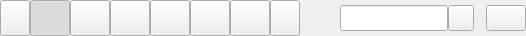
                <widget class="QWidget" name="_Control" native="true">
                    <property name="minimumSize">
                        <size>
                            <width>0</width>
                            <height>36</height>
                        </size>
                    </property>
                    <property name="maximumSize">
                        <size>
                            <width>16777215</width>
                            <height>36</height>
                        </size>
                    </property>
                    <property name="styleSheet">
                        <string notr="true"/>
                    </property>
                    <layout class="QHBoxLayout" name="_ControlLayout">
                        <property name="spacing">
                            <number>0</number>
                        </property>
                        <property name="leftMargin">
                            <number>0</number>
                        </property>
                        <property name="topMargin">
                            <number>0</number>
                        </property>
                        <property name="rightMargin">
                            <number>0</number>
                        </property>
                        <property name="bottomMargin">
                            <number>0</number>
                        </property>
                        <item>
                            <widget class="QWidget" name="_TabPanel" native="true">
                                <property name="sizePolicy">
                                    <sizepolicy hsizetype="Preferred" vsizetype="Preferred">
                                        <horstretch>0</horstretch>
                                        <verstretch>0</verstretch>
                                    </sizepolicy>
                                </property>
                                <property name="styleSheet">
                                    <string notr="true"/>
                                </property>
                                <layout class="QHBoxLayout" name="_TabPanelLayout">
                                    <property name="spacing">
                                        <number>0</number>
                                    </property>
                                    <property name="leftMargin">
                                        <number>0</number>
                                    </property>
                                    <property name="topMargin">
                                        <number>0</number>
                                    </property>
                                    <property name="rightMargin">
                                        <number>0</number>
                                    </property>
                                    <property name="bottomMargin">
                                        <number>0</number>
                                    </property>
                                    <item>
                                        <widget class="QPushButton" name="_TabPrev">
                                            <property name="sizePolicy">
                                                <sizepolicy hsizetype="Minimum" vsizetype="Preferred">
                                                    <horstretch>0</horstretch>
                                                    <verstretch>0</verstretch>
                                                </sizepolicy>
                                            </property>
                                            <property name="minimumSize">
                                                <size>
                                                    <width>30</width>
                                                    <height>0</height>
                                                </size>
                                            </property>
                                            <property name="maximumSize">
                                                <size>
                                                    <width>30</width>
                                                    <height>16777215</height>
                                                </size>
                                            </property>
                                            <property name="styleSheet">
                                                <string notr="true"/>
                                            </property>
                                            <property name="text">
                                                <string/>
                                            </property>
                                        </widget>
                                    </item>
                                    <item>
                                        <widget class="QPushButton" name="_TabAll">
                                            <property name="sizePolicy">
                                                <sizepolicy hsizetype="Minimum" vsizetype="Preferred">
                                                    <horstretch>0</horstretch>
                                                    <verstretch>0</verstretch>
                                                </sizepolicy>
                                            </property>
                                            <property name="styleSheet">
                                                <string notr="true"/>
                                            </property>
                                            <property name="text">
                                                <string/>
                                            </property>
                                            <property name="checkable">
                                                <bool>true</bool>
                                            </property>
                                            <property name="checked">
                                                <bool>true</bool>
                                            </property>
                                        </widget>
                                    </item>
                                    <item>
                                        <widget class="QPushButton" name="_TabCancelled">
                                            <property name="sizePolicy">
                                                <sizepolicy hsizetype="Minimum" vsizetype="Preferred">
                                                    <horstretch>0</horstretch>
                                                    <verstretch>0</verstretch>
                                                </sizepolicy>
                                            </property>
                                            <property name="text">
                                                <string/>
                                            </property>
                                            <property name="checkable">
                                                <bool>true</bool>
                                            </property>
                                        </widget>
                                    </item>
                                    <item>
                                        <widget class="QPushButton" name="_TabSharing">
                                            <property name="sizePolicy">
                                                <sizepolicy hsizetype="Minimum" vsizetype="Preferred">
                                                    <horstretch>0</horstretch>
                                                    <verstretch>0</verstretch>
                                                </sizepolicy>
                                            </property>
                                            <property name="styleSheet">
                                                <string notr="true"/>
                                            </property>
                                            <property name="text">
                                                <string/>
                                            </property>
                                            <property name="checkable">
                                                <bool>true</bool>
                                            </property>
                                        </widget>
                                    </item>
                                    <item>
                                        <widget class="QPushButton" name="_TabExpired">
                                            <property name="sizePolicy">
                                                <sizepolicy hsizetype="Minimum" vsizetype="Preferred">
                                                    <horstretch>0</horstretch>
                                                    <verstretch>0</verstretch>
                                                </sizepolicy>
                                            </property>
                                            <property name="styleSheet">
                                                <string notr="true"/>
                                            </property>
                                            <property name="text">
                                                <string/>
                                            </property>
                                            <property name="checkable">
                                                <bool>true</bool>
                                            </property>
                                        </widget>
                                    </item>
                                    <item>
                                        <widget class="QPushButton" name="_TabNeverExpire">
                                            <property name="sizePolicy">
                                                <sizepolicy hsizetype="Minimum" vsizetype="Preferred">
                                                    <horstretch>0</horstretch>
                                                    <verstretch>0</verstretch>
                                                </sizepolicy>
                                            </property>
                                            <property name="styleSheet">
                                                <string notr="true"/>
                                            </property>
                                            <property name="text">
                                                <string/>
                                            </property>
                                            <property name="checkable">
                                                <bool>true</bool>
                                            </property>
                                        </widget>
                                    </item>
                                    <item>
                                        <widget class="QPushButton" name="_TabRapid">
                                            <property name="sizePolicy">
                                                <sizepolicy hsizetype="Minimum" vsizetype="Preferred">
                                                    <horstretch>0</horstretch>
                                                    <verstretch>0</verstretch>
                                                </sizepolicy>
                                            </property>
                                            <property name="text">
                                                <string/>
                                            </property>
                                            <property name="checkable">
                                                <bool>true</bool>
                                            </property>
                                        </widget>
                                    </item>
                                    <item>
                                        <widget class="QPushButton" name="_TabNext">
                                            <property name="sizePolicy">
                                                <sizepolicy hsizetype="Minimum" vsizetype="Preferred">
                                                    <horstretch>0</horstretch>
                                                    <verstretch>0</verstretch>
                                                </sizepolicy>
                                            </property>
                                            <property name="minimumSize">
                                                <size>
                                                    <width>30</width>
                                                    <height>0</height>
                                                </size>
                                            </property>
                                            <property name="maximumSize">
                                                <size>
                                                    <width>30</width>
                                                    <height>16777215</height>
                                                </size>
                                            </property>
                                            <property name="styleSheet">
                                                <string notr="true"/>
                                            </property>
                                            <property name="text">
                                                <string/>
                                            </property>
                                        </widget>
                                    </item>
                                </layout>
                            </widget>
                        </item>
                        <item>
                            <spacer name="_ControlSpacer">
                                <property name="orientation">
                                    <enum>Qt::Horizontal</enum>
                                </property>
                                <property name="sizeHint" stdset="0">
                                    <size>
                                        <width>40</width>
                                        <height>20</height>
                                    </size>
                                </property>
                            </spacer>
                        </item>
                        <item>
                            <widget class="QWidget" name="_ControlPanel" native="true">
                                <layout class="QHBoxLayout" name="_ControlPanelLayout">
                                    <property name="spacing">
                                        <number>12</number>
                                    </property>
                                    <property name="leftMargin">
                                        <number>0</number>
                                    </property>
                                    <property name="topMargin">
                                        <number>0</number>
                                    </property>
                                    <property name="rightMargin">
                                        <number>0</number>
                                    </property>
                                    <property name="bottomMargin">
                                        <number>0</number>
                                    </property>
                                    <item>
                                        <widget class="QWidget" name="_SearchPanel" native="true">
                                            <property name="styleSheet">
                                                <string notr="true"/>
                                            </property>
                                            <layout class="QHBoxLayout" name="_SearchPanelLayout" stretch="0,0">
                                                <property name="spacing">
                                                    <number>0</number>
                                                </property>
                                                <property name="leftMargin">
                                                    <number>0</number>
                                                </property>
                                                <property name="topMargin">
                                                    <number>0</number>
                                                </property>
                                                <property name="rightMargin">
                                                    <number>0</number>
                                                </property>
                                                <property name="bottomMargin">
                                                    <number>0</number>
                                                </property>
                                                <item>
                                                    <widget class="QLineEdit" name="_SearchEdit">
                                                        <property name="sizePolicy">
                                                            <sizepolicy hsizetype="Expanding" vsizetype="Expanding">
                                                                <horstretch>0</horstretch>
                                                                <verstretch>0</verstretch>
                                                            </sizepolicy>
                                                        </property>
                                                        <property name="minimumSize">
                                                            <size>
                                                                <width>0</width>
                                                                <height>26</height>
                                                            </size>
                                                        </property>
                                                        <property name="maximumSize">
                                                            <size>
                                                                <width>16777215</width>
                                                                <height>26</height>
                                                            </size>
                                                        </property>
                                                        <property name="styleSheet">
                                                            <string notr="true"/>
                                                        </property>
                                                    </widget>
                                                </item>
                                                <item>
                                                    <widget class="QPushButton" name="_Search">
                                                        <property name="sizePolicy">
                                                            <sizepolicy hsizetype="Fixed" vsizetype="Fixed">
                                                                <horstretch>0</horstretch>
                                                                <verstretch>0</verstretch>
                                                            </sizepolicy>
                                                        </property>
                                                        <property name="minimumSize">
                                                            <size>
                                                                <width>26</width>
                                                                <height>26</height>
                                                            </size>
                                                        </property>
                                                        <property name="maximumSize">
                                                            <size>
                                                                <width>26</width>
                                                                <height>26</height>
                                                            </size>
                                                        </property>
                                                        <property name="styleSheet">
                                                            <string notr="true"/>
                                                        </property>
                                                        <property name="text">
                                                            <string/>
                                                        </property>
                                                        <property name="iconSize">
                                                            <size>
                                                                <width>20</width>
                                                                <height>20</height>
                                                            </size>
                                                        </property>
                                                    </widget>
                                                </item>
                                            </layout>
                                        </widget>
                                    </item>
                                    <item>
                                        <widget class="QPushButton" name="_Refresh">
                                            <property name="minimumSize">
                                                <size>
                                                    <width>0</width>
                                                    <height>26</height>
                                                </size>
                                            </property>
                                            <property name="maximumSize">
                                                <size>
                                                    <width>16777215</width>
                                                    <height>26</height>
                                                </size>
                                            </property>
                                            <property name="styleSheet">
                                                <string notr="true"/>
                                            </property>
                                            <property name="text">
                                                <string/>
                                            </property>
                                        </widget>
                                    </item>
                                </layout>
                            </widget>
                        </item>
                    </layout>
                </widget>
